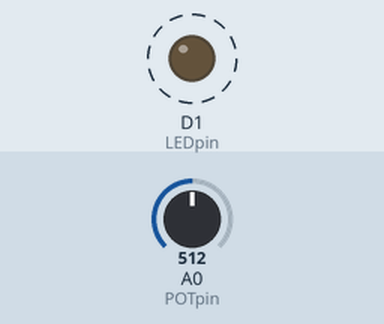
The sketch below on a simulated ESP8266 (NodeMCU). Shown: output pins drawn as LEDs (lit = HIGH). Dashed ring = blinking. The test bench sets the inputs (shaded band); at power-on: A0 (POTpin) = 512.

Above: at 1.8 s.
1.9 s: A0 (POTpin) set to 0
At 2.4 s:
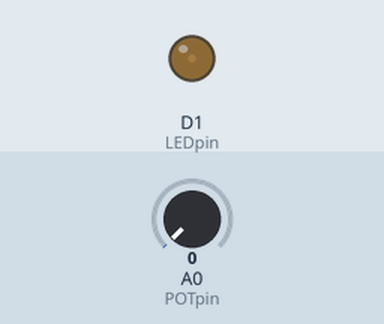
3.6 s: A0 (POTpin) set to 122
At 3.66 s:
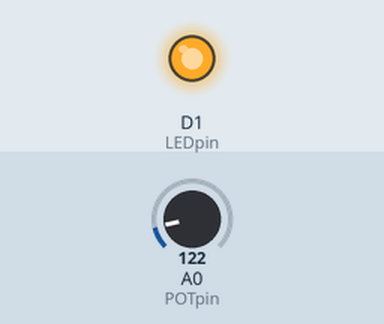
Timing chart, 0 to 13.1 s (numbered marks = the images above; inputs shaded):
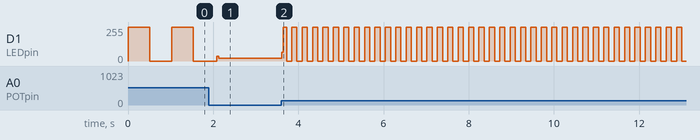

The sketch:

p53_nodePOTLED.ino
```cpp
const int POTpin = A0;
const int LEDpin = D1;
int POTval = 0;

void setup() {
  pinMode(LEDpin,OUTPUT);
}

void loop() {
  POTval = analogRead(POTpin);
  digitalWrite(LEDpin,HIGH);
  delay(POTval);
  digitalWrite(LEDpin,LOW);
  delay(POTval);
}
```

Measured:
- after the input at 3.6 s, D1 (LEDpin): 20/255 → 67/255 at once, then moves between 0/255 and 255/255, repeating every 0.24 s
- by itself, D1 (LEDpin): alternates 255/255 for 0.51 s and 0/255 for 0.51 s
